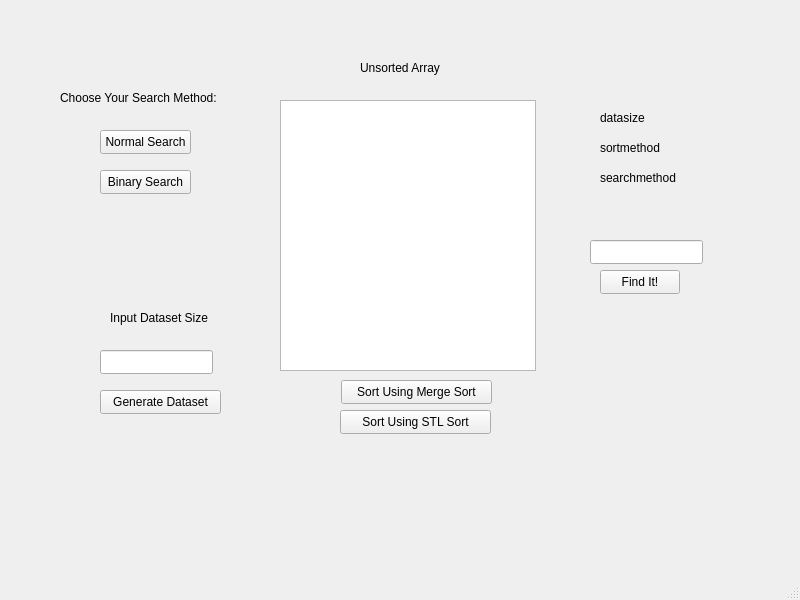
<?xml version="1.0" encoding="UTF-8"?>
<ui version="4.0">
 <class>MainWindow</class>
 <widget class="QMainWindow" name="MainWindow">
  <property name="geometry">
   <rect>
    <x>0</x>
    <y>0</y>
    <width>800</width>
    <height>600</height>
   </rect>
  </property>
  <property name="windowTitle">
   <string>MainWindow</string>
  </property>
  <widget class="QWidget" name="centralwidget">
   <widget class="QLabel" name="label">
    <property name="geometry">
     <rect>
      <x>60</x>
      <y>90</y>
      <width>181</width>
      <height>16</height>
     </rect>
    </property>
    <property name="text">
     <string>Choose Your Search Method:</string>
    </property>
   </widget>
   <widget class="QPushButton" name="normalSearchButton">
    <property name="geometry">
     <rect>
      <x>100</x>
      <y>130</y>
      <width>91</width>
      <height>24</height>
     </rect>
    </property>
    <property name="text">
     <string>Normal Search</string>
    </property>
   </widget>
   <widget class="QPushButton" name="binarySearchButton">
    <property name="geometry">
     <rect>
      <x>100</x>
      <y>170</y>
      <width>91</width>
      <height>24</height>
     </rect>
    </property>
    <property name="text">
     <string>Binary Search</string>
    </property>
   </widget>
   <widget class="QPushButton" name="generateDataButton">
    <property name="geometry">
     <rect>
      <x>100</x>
      <y>390</y>
      <width>121</width>
      <height>24</height>
     </rect>
    </property>
    <property name="text">
     <string>Generate Dataset</string>
    </property>
   </widget>
   <widget class="QPushButton" name="mergeSortButton">
    <property name="geometry">
     <rect>
      <x>341</x>
      <y>380</y>
      <width>151</width>
      <height>24</height>
     </rect>
    </property>
    <property name="text">
     <string>Sort Using Merge Sort</string>
    </property>
   </widget>
   <widget class="QPushButton" name="stlSortButton">
    <property name="geometry">
     <rect>
      <x>340</x>
      <y>410</y>
      <width>151</width>
      <height>24</height>
     </rect>
    </property>
    <property name="text">
     <string>Sort Using STL Sort</string>
    </property>
   </widget>
   <widget class="QPushButton" name="findButton">
    <property name="geometry">
     <rect>
      <x>600</x>
      <y>270</y>
      <width>80</width>
      <height>24</height>
     </rect>
    </property>
    <property name="text">
     <string>Find It!</string>
    </property>
   </widget>
   <widget class="QLabel" name="arrayStatus">
    <property name="geometry">
     <rect>
      <x>360</x>
      <y>60</y>
      <width>101</width>
      <height>16</height>
     </rect>
    </property>
    <property name="text">
     <string>Unsorted Array</string>
    </property>
   </widget>
   <widget class="QLabel" name="arrayStatus_2">
    <property name="geometry">
     <rect>
      <x>110</x>
      <y>310</y>
      <width>101</width>
      <height>16</height>
     </rect>
    </property>
    <property name="text">
     <string>Input Dataset Size</string>
    </property>
   </widget>
   <widget class="QLineEdit" name="datasetInput">
    <property name="geometry">
     <rect>
      <x>100</x>
      <y>350</y>
      <width>113</width>
      <height>24</height>
     </rect>
    </property>
   </widget>
   <widget class="QListWidget" name="listWidget">
    <property name="geometry">
     <rect>
      <x>280</x>
      <y>100</y>
      <width>256</width>
      <height>271</height>
     </rect>
    </property>
   </widget>
   <widget class="QLabel" name="dataSizeText">
    <property name="geometry">
     <rect>
      <x>600</x>
      <y>110</y>
      <width>141</width>
      <height>16</height>
     </rect>
    </property>
    <property name="text">
     <string>datasize</string>
    </property>
   </widget>
   <widget class="QLabel" name="mergeMethodText">
    <property name="geometry">
     <rect>
      <x>600</x>
      <y>140</y>
      <width>151</width>
      <height>16</height>
     </rect>
    </property>
    <property name="text">
     <string>sortmethod</string>
    </property>
   </widget>
   <widget class="QLabel" name="searchMethodText">
    <property name="geometry">
     <rect>
      <x>600</x>
      <y>170</y>
      <width>161</width>
      <height>16</height>
     </rect>
    </property>
    <property name="text">
     <string>searchmethod</string>
    </property>
   </widget>
   <widget class="QLineEdit" name="numberInput">
    <property name="geometry">
     <rect>
      <x>590</x>
      <y>240</y>
      <width>113</width>
      <height>24</height>
     </rect>
    </property>
   </widget>
  </widget>
  <widget class="QMenuBar" name="menubar">
   <property name="geometry">
    <rect>
     <x>0</x>
     <y>0</y>
     <width>800</width>
     <height>21</height>
    </rect>
   </property>
  </widget>
  <widget class="QStatusBar" name="statusbar"/>
 </widget>
 <resources/>
 <connections/>
</ui>
